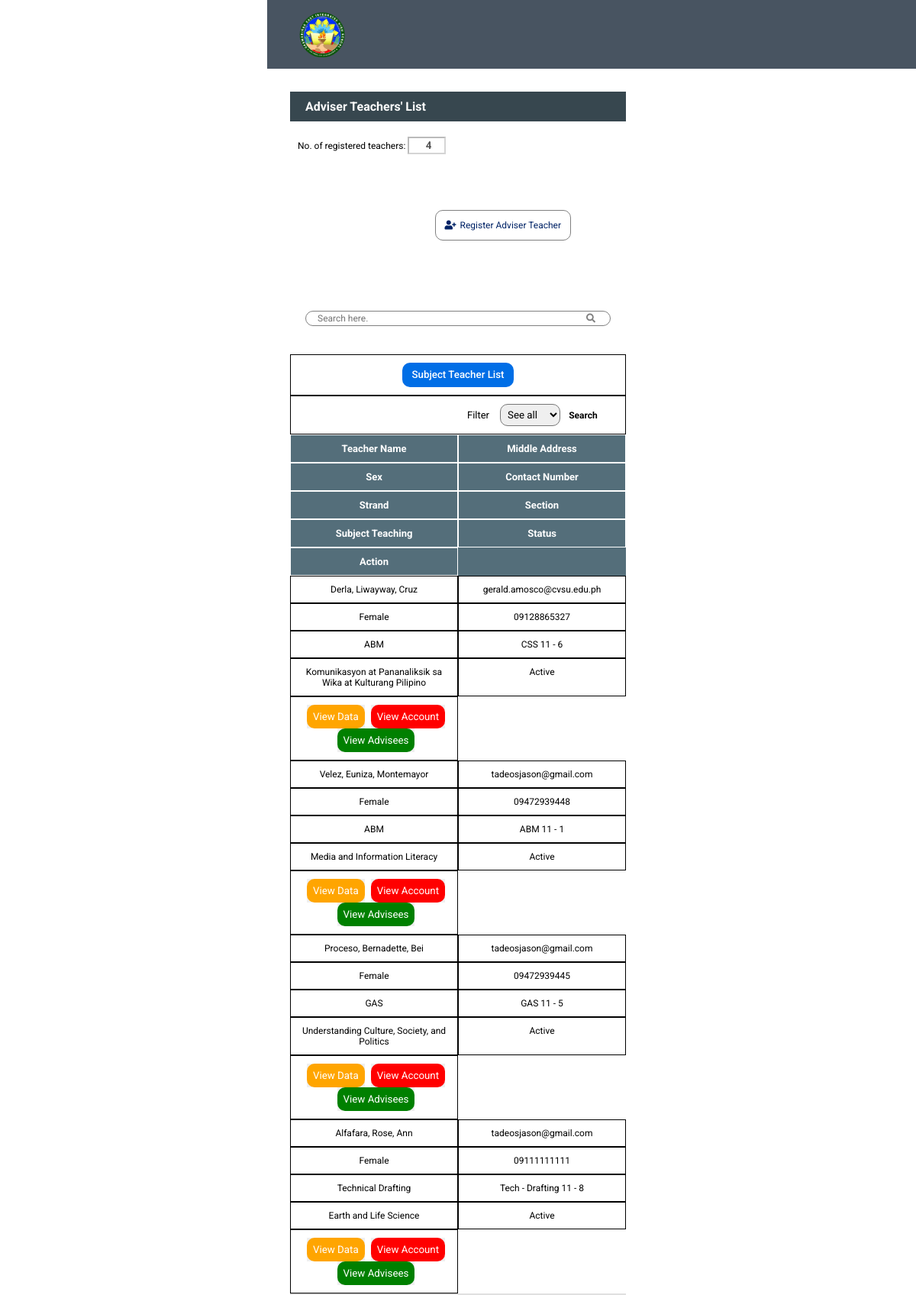
Screenshot of /Admin/teacherslist.php with the database file from the repository.
### tables this page shows
CREATE TABLE IF NOT EXISTS `tbl_teacher` (
`teacher_ID` int(25) NOT NULL,
  `teacher_lname` varchar(255) NOT NULL,
  `teacher_fname` varchar(255) NOT NULL,
  `teacher_mname` varchar(255) NOT NULL,
  `teacher_email_address` varchar(255) NOT NULL,
  `teacher_sex` varchar(25) NOT NULL,
  `teacher_bday` date NOT NULL,
  `teacher_address` varchar(255) NOT NULL,
  `teacher_contact_number` varchar(12) NOT NULL,
  `strands_name` varchar(255) NOT NULL,
  `section_name` varchar(255) NOT NULL,
  `subject_teaching` varchar(300) NOT NULL,
  `teacher_status` varchar(255) NOT NULL
);

CREATE TABLE IF NOT EXISTS `tbl_strands` (
`strands_ID` int(25) NOT NULL,
  `strands_name` varchar(255) NOT NULL,
  `strands_desc` varchar(255) NOT NULL,
  `track_ID` int(25) NOT NULL,
  `track_name` varchar(255) NOT NULL
);

### Admin/teacherslist.php (the view, shortened to what this page needs)
<?php
include("../dbconnect.php");
$sql = mysqli_query($conn, "SELECT * FROM tbl_teacher as t1 inner join tbl_strands as t2 on t1.strands_name = t2.strands_name ORDER BY teacher_ID ASC");
$sql1 = mysqli_query($conn, "SELECT COUNT(*) AS num FROM tbl_teacher");
$IDcount = mysqli_fetch_assoc($sql1);
?>
<!DOCTYPE html>
<html>
<head>
	<link rel="stylesheet" type="text/css" href="css/table_design.css">
	<link rel="stylesheet" type="text/css" href="css/mediascreen.css">
</head>
<body>
	<?php
		include('navbar.php')
	?>
	<div class="container">
		<div class="header">
			<h4>Adviser Teachers' List</h4>
			<div class="count1">
				<label for="count">No. of registered teachers: </label>
				<input type="number" id="count" align="right" name="count" value="<?php echo $IDcount['num']; ?>" disabled><br>
			</div>
			<div class="add-new">
				<a class="reg" href="registerteacher.php"><i class="fas fa-user-plus"></i>Register Adviser Teacher</a>
			</div>
		</div>
		<form method="post">
			<div class="search">
				<input type="text" name="search" placeholder="Search here.">
				<button class="search" name="submit1"><i class="fas fa-search"></i></button>
			</div>
				<div class="table">
					<table class="teacher-table">
 						<tr>
 							<td colspan="2">
 								<div class="teacher-list">
									<button class="list">
										<a class="reg" href="subteacherlist.php">Subject Teacher List</a>
									</button>
								</div>
 							</td>
 							<td colspan="9">
 								<div class="buttons">
								<label for="button">Filter</label>
								<select name="teacher_status" id="filter">
								<option selected>See all</option>
								<input type="submit" name="submit" value="Search">
								</select>
								</div>
 							</td>
 						</tr>
						<tr class="head">
							<td align="left">Teacher Name</td>
							<td align="left">Middle Address</td>
							<td>Sex</td>
							<td align="center">Contact Number</td>
							<td>Strand</td>
							<td>Section</td>
							<td>Subject Teaching</td>
							<td align="center">Status</td>
							<td align="center">Action</td>
						</tr>
						<?php
							while($list = mysqli_fetch_assoc($sql)){
						?>
						<tr class="content">
							<td align="left"><?php echo $list['teacher_lname'] .', ' .$list['teacher_fname'] .', ' .$list['teacher_mname'];  ?></td>
							<td align="left"><?php echo $list['teacher_email_address']; ?></td>
							<td><?php echo $list['teacher_sex']; ?></td>
							<td align="center"><?php echo $list['teacher_contact_number']; ?></td>
							<td><?php echo $list['strands_name'] ?></td>
							<td><?php echo $list['section_name']; ?></td>
							<td><?php echo $list['subject_teaching']; ?></td>
							<td align="center"><?php echo $list['teacher_status']; ?></td>
							<td align="center">
								<div class="action">
									<button class="submit"><a href="viewteacher.php?tid=<?php echo $list['teacher_ID']; ?>">View Data</a></button>
									<button class="view"><a href="updateTeacherPassword.php?tid=<?php echo $list['teacher_ID']; ?>">View Account</a></button>
									<button class="grades"><a href="sectionStudents.php?secname=<?php echo $list['section_name']; ?>">View Advisees</a></button>
								</div>
							</td>
						</tr>
						<?php
						}
						?>
					</table>
				</div>
		</form>
		<?php include 'scroll-up.php' ?>
</body>
</html>

### Admin/css/table_design.css (style rules this page uses)
* { margin: 0; padding: 0; font-family: sans-serif; }
.container { margin:120px 30px 0 30px; }
.header h4 { padding: 10px 20px; color: white; background-color:#37474f; }
.add-new { float: right; margin-top: 25px; }
.count1 { margin: 20px 0; float: left; }
.count1 input[type='number'] { width: 50px; padding: 2px 2px; text-align: right; background: white; font-weight: bold; }
.count1 label { font-size: 12px; margin-left: 10px; }
.add-new a { padding: 12px 12px; text-decoration: none; color: #002366; background-color: white; font-size: 12px; border: 1px solid gray; border-radius: 10px; }
.table .teacher-table { width: 100%; border-collapse: collapse; }
table td { padding: 10px 10px; }
form .head { font-weight: bold; font-size: 13px; color: white; background-color:#546e7a; }
.head td { padding: 10px 10px; }
form .content { font-size: 12px; }
.search input[type='text'] { margin-top: 80px; margin-left: -205px; margin-bottom: -10px; padding: 5px 15px; width: 400px; height: 20px; border-radius: 20px; border: 1px solid gray; font-size: 12px; }
.search button { background: transparent; margin-top: 10px; }
.search button i { color: gray; margin-left: -60px; font-size: 12px; margin-top: 5px; }
.buttons input[type="submit"] { text-decoration: none; border: none; width: 90px; font-size: 12px; font-weight: bold; color: black; padding: 2px 3px; background-color: transparent; }
.buttons { float: right; line-height: 20px; }
.buttons label { font-size: 13px; margin-right: 10px; }
table { border-bottom: 2px solid #e0e0e0;; width: 100%; border-collapse: collapse; }
td a { padding: 2px -2px; }
td .action { margin-right: -10px; }
.action button { margin-right: 5px; display: inline-flex; }
.action button, .search { border: none; text-decoration: none; }
.action .submit a { padding: 8px 8px; background: orange; border-radius: 10px; color: white; transition: .3s ease; }
.action .view a { padding: 8px 8px; background: red; border-radius: 10px; color: white; transition: .3s ease; }
.action .grades a { padding: 8px 8px; background: green; border-radius: 10px; color: white; transition: .3s ease; }
.buttons select { padding: 5px 5px; border-radius: 10px; }
.buttons input { margin-left: -15px; color: red; transition: .3s ease; cursor: pointer; }

### Admin/css/mediascreen.css (style rules this page uses)
@media (max-width:1300px) { tr { display: flex; flex-wrap: wrap; width: 100%; } }
@media (max-width:1300px) { td { display: block; width: 50%; text-align: center; } }
@media (max-width:1300px) { td[colspan] { width: 100%; } }
@media (max-width:1300px) { table { display: block; width: 100%; } }
@media (max-width:1300px) { td { border: solid 1px; } }
@media (max-width:1300px) { body { width: 500px; margin: auto; } }
@media (max-width:1300px) { * { box-sizing: border-box; } }
@media (max-width:1300px) { .add-new a { float: right; margin-top: 25px; margin-right:60px; } }
@media (max-width:1300px) { .search input[type='text'] { margin-top: 80px; margin-left:20px; margin-bottom: -10px; padding: 5px 15px; width: 400px; height: 20px; border-radius: 20px; border: 1px solid gray; font-size: 12px; } }
@media (max-width:1300px) { .search button { background: transparent; margin-top: 10px; } }

### Admin/css/styles.css (style rules this page uses)
* { margin: 0; padding: 0; text-decoration: none; font-family: "Roboto", sans-serif; }
@media screen and (max-width:1300px) { .add-new { padding: 12px 12px; text-decoration: none; color: #002366; background-color: white; font-size: 12px; margin-top: 16px; } }

### Admin/teacherslist.php (style rules this page uses)
.reg i { margin-right:5px; }
.teacher-list button { padding: .3rem .7rem; border: 1px solid transparent; background-color: #006ee6; border-radius: 10px; transition: .3s ease; line-height: 1.5; font-weight: 500; }
.teacher-list button a { text-decoration: none; color: #fff; }
.search { margin-bottom: 20px; }

### rows the page displays
tbl_teacher: teacher_lname "Derla", teacher_fname "Liwayway", teacher_mname "Cruz", teacher_email_address "gerald.amosco@cvsu.edu.ph", teacher_sex "Female", teacher_contact_number "09128865327", tbl_strands.strands_name "ABM", section_name "CSS 11 - 6", subject_teaching "Komunikasyon at Pananaliksik sa Wika at Kulturang Pilipino", teacher_status "Active"
tbl_teacher: teacher_lname "Velez", teacher_fname "Euniza", teacher_mname "Montemayor", teacher_email_address "tadeosjason@gmail.com", teacher_sex "Female", teacher_contact_number "09472939448", tbl_strands.strands_name "ABM", section_name "ABM 11 - 1", subject_teaching "Media and Information Literacy", teacher_status "Active"
tbl_teacher: teacher_lname "Proceso", teacher_fname "Bernadette", teacher_mname "Bei", teacher_email_address "tadeosjason@gmail.com", teacher_sex "Female", teacher_contact_number "09472939445", tbl_strands.strands_name "GAS", section_name "GAS 11 - 5", subject_teaching "Understanding Culture, Society, and Politics", teacher_status "Active"
tbl_teacher: teacher_lname "Alfafara", teacher_fname "Rose", teacher_mname "Ann", teacher_email_address "tadeosjason@gmail.com", teacher_sex "Female", teacher_contact_number "09111111111", tbl_strands.strands_name "Technical Drafting", section_name "Tech - Drafting 11 - 8", subject_teaching "Earth and Life Science", teacher_status "Active"
